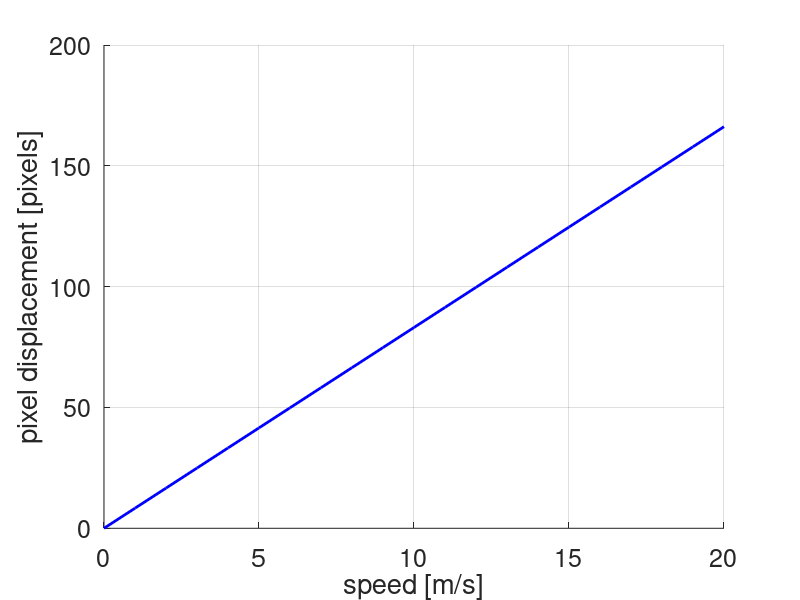
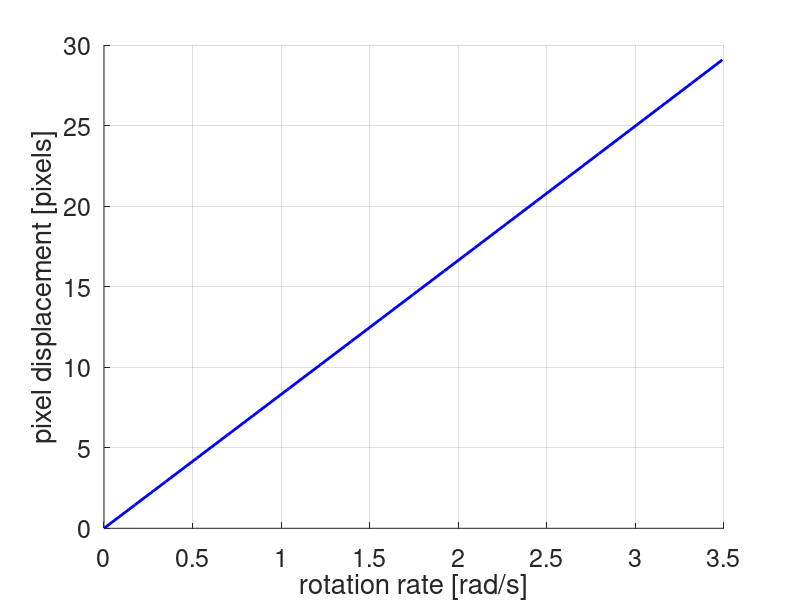

MATLAB code for these plots, in order:
% Author: Luca Carlone
% Date: 2016-12-07

clear all
close all
clc

% speed, distanceTraveled, pxDisplacement
data = [0 0 0
1 0.025 8.30962
2 0.05 16.6193
3 0.075 24.9289
4 0.1 33.2385
5 0.125 41.5481
6 0.15 49.8578
7 0.175 58.1674
8 0.2 66.477
9 0.225 74.7866
10 0.25 83.0962
11 0.275 91.4059
12 0.3 99.7155
13 0.325 108.025
14 0.35 116.335
15 0.375 124.644
16 0.4 132.954
17 0.425 141.264
18 0.45 149.573
19 0.475 157.883
20 0.5 166.192];

fh = figure; hold on
set(gca,'fontsize', 18);
plot(data(:,1),data(:,3),'-b','linewidth',2)
grid on
xlabel('speed [m/s]'); ylabel('pixel displacement [pixels]');
saveas(fh,'speedVSpixel','epsc');

% speed, distanceTraveled, pxDisplacement
data = [0 0 0
0.174533 0.00436332 1.45031
0.349066 0.00872665 2.90068
0.523599 0.01309 4.35116
0.698132 0.0174533 5.8018
0.872665 0.0218166 7.25267
1.0472 0.0261799 8.70381
1.22173 0.0305433 10.1553
1.39626 0.0349066 11.6071
1.5708 0.0392699 13.0594
1.74533 0.0436332 14.5122
1.91986 0.0479966 15.9656
2.0944 0.0523599 17.4196
2.26893 0.0567232 18.8742
2.44346 0.0610865 20.3295
2.61799 0.0654498 21.7857
2.79253 0.0698132 23.2426
2.96706 0.0741765 24.7005
3.14159 0.0785398 26.1593
3.31613 0.0829031 27.6191
3.49066 0.0872665 29.0799];

fh = figure; hold on
set(gca,'fontsize', 18);
plot(data(:,1),data(:,3),'-b','linewidth',2)
grid on
xlabel('rotation rate [rad/s]'); ylabel('pixel displacement [pixels]');
saveas(fh,'rotrateVSpixel','epsc');